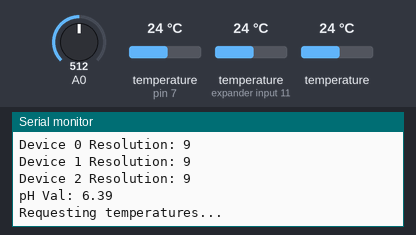
This sketch was run on a simulated Arduino Uno, built with avr-gcc and run on an emulated ATmega328P. Parts: the last lines printed to the serial monitor. The inputs (shaded band) are chosen by the test bench; at power-on: temperature (sensors on pin 7, expander input 11) 24 °C, temperature 24 °C, A0 = 512.

Above: at 6.4 s.
6.5 s: temperature (sensor on pin 7) set to 12 °C
At 7.3 s:
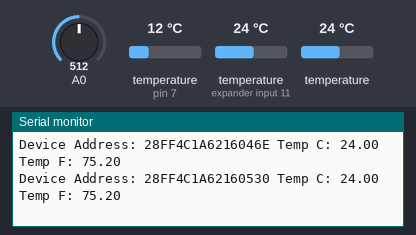
8.2 s: temperature (sensor on expander input 11) set to 12 °C
At 9.6 s:
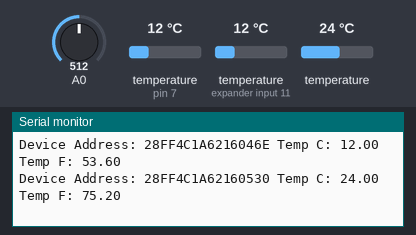
9.7 s: temperature (sensor 207) set to 12 °C
At 11.1 s:
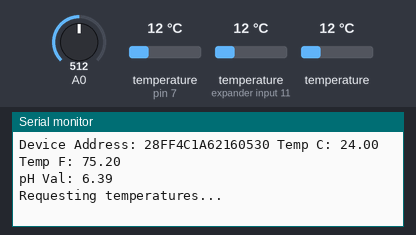
11.2 s: A0 set to 716
At 12.5 s:
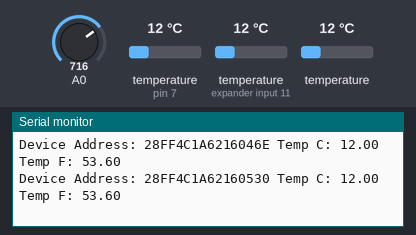
12.7 s: temperature (sensor on pin 7) set to 19 °C
At 14.0 s:
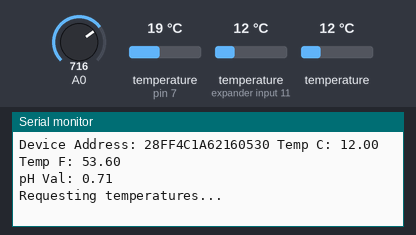
14.2 s: temperature (sensor on expander input 11) set to 19 °C
At 15.4 s:
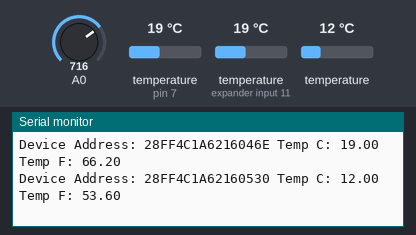
Timing chart, 0 to 16.7 s (numbered marks = the images above; inputs shaded):
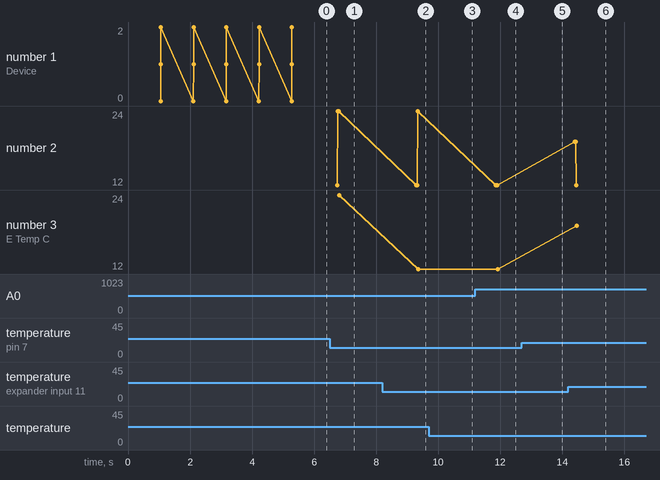

Measured:
- after the input at 6.5 s, the serial monitor: prints a new line after 0.24 s (image 1)
- after the input at 8.2 s, the serial monitor: prints a new line after 1.2 s (image 2)
- after the input at 14.2 s, the serial monitor: prints a new line after 0.27 s (image 6)

The sketch:

PH_SENSOR.ino
```cpp
#include "Temperature.h"
#include <Wire.h>

float calibration_value = 21.34 - 0.7;
int phval = 0;
unsigned long int avgval;
int buffer_arr[10],temp;

float ph_act;

void setup()
{
  Serial.begin(115200);
  init_temp_sensors();
  pinMode(A0, INPUT);
  pinMode(A1, INPUT);
  for(char x=0; x<4; x++) init_temp_sensors();
}

void loop()
{

 for(int i=0;i<10;i++)
 {
   buffer_arr[i]=analogRead(A0);
   delay(30);
 }


 for(int i=0;i<9;i++)
 {
  for(int j=i+1;j<10;j++)
  {
    if(buffer_arr[i]>buffer_arr[j])
    {
       temp=buffer_arr[i];
       buffer_arr[i]=buffer_arr[j];
       buffer_arr[j]=temp;
    }
  }
 }

 avgval=0;

 for(int i=2;i<8;i++)  avgval+=buffer_arr[i];

 float volt=(float)avgval*5.0/1024/6;

 ph_act = -5.70 * volt + calibration_value;

 Serial.print("pH Val: ");
 Serial.println(ph_act);

 temp_request();

 delay(1000);
}
```

Temperature.cpp
```cpp
#include <OneWire.h>
#include <DallasTemperature.h>
#include "Temperature.h"

OneWire oneWire(ONE_WIRE_BUS);
// Pass our oneWire reference to Dallas Temperature sensor
DallasTemperature sensors(&oneWire);

int deviceCount = 0;

//DeviceAddress sensor1 = { 0x28, 0xFF, 0x10, 0x19, 0xA4, 0x16, 0x5, 0x8E };
//DeviceAddress sensor2 = { 0x28, 0xFF, 0xD6, 0x22, 0xA4, 0x16, 0x5, 0xEC };
//DeviceAddress sensor3 = { 0x28, 0xFF, 0x33, 0x24, 0xA4, 0x16, 0x4, 0xB3 };

// arrays to hold device addresses
DeviceAddress sensor1, sensor2, sensor3, dummy;

float sensor_array[3];
char sensor_status[3] = {0, 0, 0};

void init_temp_sensors(void)
{
  // Start up the library
  sensors.begin();

  // locate devices on the bus
  Serial.print("Locating devices...");
  Serial.print("Found ");
  deviceCount = sensors.getDeviceCount();
  Serial.print(deviceCount, DEC);
  Serial.println(" sensors.");

  delay(1000);

  // report parasite power requirements
  Serial.print("Parasite power is: ");
  if (sensors.isParasitePowerMode()) Serial.println("ON");
  else Serial.println("OFF");
  Serial.println();

  if (!sensors.getAddress(sensor1, 0)) Serial.println("Unable to find address for Device 0");
  if (!sensors.getAddress(sensor2, 1)) Serial.println("Unable to find address for Device 1");
  if (!sensors.getAddress(sensor3, 2)) Serial.println("Unable to find address for Device 2");
  Serial.println();

  // set the resolution to 9 bit
  sensors.setResolution(sensor1, TEMPERATURE_PRECISION);
  sensors.setResolution(sensor2, TEMPERATURE_PRECISION);
  sensors.setResolution(sensor3, TEMPERATURE_PRECISION);

  Serial.print("Device 0 Resolution: ");
  Serial.print(sensors.getResolution(sensor1), DEC);
  Serial.println();

  Serial.print("Device 1 Resolution: ");
  Serial.print(sensors.getResolution(sensor2), DEC);
  Serial.println();

  Serial.print("Device 2 Resolution: ");
  Serial.println(sensors.getResolution(sensor3), DEC);
  Serial.println();
}

// function to print a device address
void printAddress(DeviceAddress deviceAddress)
{
  for (uint8_t i = 0; i < 8; i++)
  {
    // zero pad the address if necessary
    if (deviceAddress[i] < 16) Serial.print("0");
    Serial.print(deviceAddress[i], HEX);
  }
}

// function to print the temperature for a device
void printTemperature(DeviceAddress deviceAddress)
{
  float tempC = sensors.getTempC(deviceAddress);
  Serial.print("Temp C: ");
  Serial.print(tempC);
  Serial.print(" Temp F: ");
  Serial.print(DallasTemperature::toFahrenheit(tempC));
}

// function to print a device's resolution
void printResolution(DeviceAddress deviceAddress)
{
  Serial.print("Resolution: ");
  Serial.print(sensors.getResolution(deviceAddress));
  Serial.println();
}

// main function to print information about a device
void printData(DeviceAddress deviceAddress)
{
  Serial.print("Device Address: ");
  printAddress(deviceAddress);
  Serial.print(" ");
  printTemperature(deviceAddress);
  Serial.println();
}

void temp_request(void)
{
  Serial.println("Requesting temperatures...");
//    SerialBT.print("Requesting temperatures...");

  if (!sensors.getAddress(sensor1, 0))
  {
    Serial.println("Unable to find address for Device 1");
    sensor_status[0] = 0;
  }else sensor_status[0] = 1;

    if (!sensors.getAddress(sensor2, 1))
    {
      Serial.println("Unable to find address for Device 2");
      sensor_status[1] = 0;
    }else sensor_status[1] = 1;

  if (!sensors.getAddress(sensor3, 2))
  {
    Serial.println("Unable to find address for Device 3");
    sensor_status[2] = 0;
  }else sensor_status[2] = 1;

  Serial.println();

  delay(1000);
  sensors.requestTemperatures(); // Send the command to get temperatures
  Serial.println("DONE");
//    SerialBT.println("DONE");
  Serial.println();
//    SerialBT.println();

  sensor_array[0] = sensors.getTempC(sensor1);
  if(sensor_array[0] == -127) sensor_array[0] = 0;
  Serial.println(sensors.getTempC(sensor1));
//    SerialBT.println(sensors.getTempC(sensor1));
  sensor_array[1] = sensors.getTempC(sensor2);
  if(sensor_array[1] == -127) sensor_array[1] = 0;
  Serial.println(sensors.getTempC(sensor2));
//    SerialBT.println(sensors.getTempC(sensor2));
  sensor_array[2] = sensors.getTempC(sensor3);
  if(sensor_array[2] == -127) sensor_array[2] = 0;
  Serial.println(sensors.getTempC(sensor3));
//    SerialBT.println(sensors.getTempC(sensor3));
  Serial.println();
//    SerialBT.println();

  // print the device information in C and F
  printData(sensor1);
  printData(sensor2);
  printData(sensor3);

  Serial.println();
}
```

Temperature.h
```cpp
#ifndef TEMPERATURE_H
#define TEMPERATURE_H

// Data wire is connected to GPIO15
#define ONE_WIRE_BUS 7
#define TEMPERATURE_PRECISION 9

void init_temp_sensors(void);
//void PrintAddress(DeviceAddress deviceAddress);
//void printData(DeviceAddress deviceAddress);
void temp_request(void);

#endif
```
